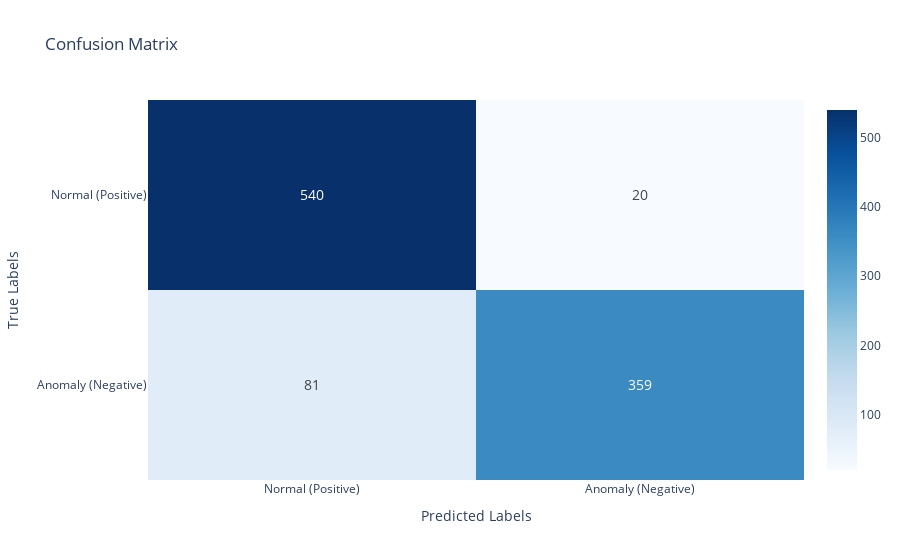

Write notebook code for a chart like this one.
### Code cell
from sklearn.metrics import confusion_matrix

# [0 or 1] showing whether the ECG is [abnormal or normal].
# Test dataset: True: 560, False(anomaly): 440

# Step 1: 获取模型重建误差
# 使用测试数据进行前向传播，获取重建结果
reconstructed_data, _ = model(test_data)

# 计算重建误差
reconstruction_error = tf.reduce_mean(
    tf.square(test_data - reconstructed_data),
    axis=1
).numpy()

# Step 2: 获取正常样本和异常样本的索引
# 假设标签 1 表示正常样本，0 表示异常样本
normal_indices = (test_labels == 1)
anomaly_indices = (test_labels == 0)

# Use threshold to classify anomalies
y_pred = (reconstruction_error > threshold).astype(int)
y_pred = 1 - y_pred  # 0: Anomaly, 1: Normal
y_true = test_labels

# Calculate confusion matrix
cm = confusion_matrix(y_true, y_pred, labels=[0, 1]) # 0: Anomaly, 1: Normal
print("Confusion Matrix:\n", cm)

# Extract confusion matrix values
TN, FP = cm[0, 0], cm[1, 0]  # TN: Anomaly correctly classified, FP: Anomaly misclassified as Normal
FN, TP = cm[0, 1], cm[1, 1]  # FN: Normal misclassified as Anomaly, TP: Normal correctly classified

# Correctly reorder the confusion matrix for visualization
# custom_cm = [[TP, FP], [FN, TN]]
custom_cm = [[FN, TN], [TP, FP]]
print("Custom Confusion Matrix:\n", custom_cm)

# Define labels
labels = ["Normal (Positive)", "Anomaly (Negative)"]

fig = go.Figure(
    data=go.Heatmap(
        z=custom_cm,
        x=labels,
        y=labels,
        colorscale="Blues",
        texttemplate="%{z}",
        textfont={"size": 14}
    )
)
fig.update_layout(
    title="Confusion Matrix",
    xaxis_title="Predicted Labels",
    yaxis_title="True Labels",
    template="plotly_white",
    xaxis=dict(tickmode="array", tickvals=[0, 1], ticktext=labels),
    yaxis=dict(tickmode="array", tickvals=[1, 0], ticktext=labels),
)
fig.show()

### Figure 1 — Plotly figure (JSON) as saved in the notebook; plotly's stock layout.template omitted (floating-point values rounded to 4 significant figures)
{"data": [{"colorscale": [[0, "rgb(247,251,255)"], [0.125, "rgb(222,235,247)"], [0.25, "rgb(198,219,239)"], [0.375, "rgb(158,202,225)"], [0.5, "rgb(107,174,214)"], [0.625, "rgb(66,146,198)"], [0.75, "rgb(33,113,181)"], [0.875, "rgb(8,81,156)"], [1, "rgb(8,48,107)"]], "textfont": {"size": 14}, "texttemplate": "%{z}", "type": "heatmap", "x": ["Normal (Positive)", "Anomaly (Negative)"], "y": ["Normal (Positive)", "Anomaly (Negative)"], "z": [[81, 359], [540, 20]]}], "layout": {"title": {"text": "Confusion Matrix"}, "xaxis": {"tickmode": "array", "ticktext": ["Normal (Positive)", "Anomaly (Negative)"], "tickvals": [0, 1], "title": {"text": "Predicted Labels"}}, "yaxis": {"tickmode": "array", "ticktext": ["Normal (Positive)", "Anomaly (Negative)"], "tickvals": [1, 0], "title": {"text": "True Labels"}}}}
